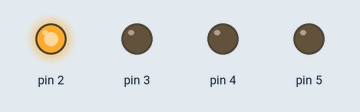
Recording of a sketch running on a simulated Arduino Uno, built with avr-gcc and run on an emulated ATmega328P. Shown: output pins drawn as LEDs (lit = HIGH).

Above: at 0.5 s.
At 1.5 s:
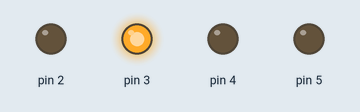
At 2.5 s:
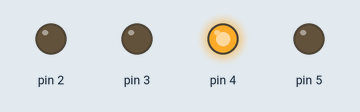
At 3.5 s:
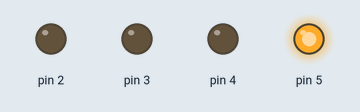
At 4.5 s:
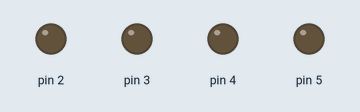
Timing chart, 0 to 6.5 s (numbered marks = the images above):
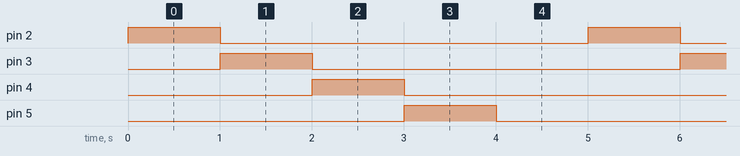

The sketch:

Led2b.ino
```cpp
void setup()
{
	 // Establece un pin digital como salida.
	 // El Pin 2 tiene un LED conectado a el.
	  pinMode(2, OUTPUT);
	  pinMode(3, OUTPUT);
	  pinMode(4, OUTPUT);
	  pinMode(5, OUTPUT);
}
void loop()
{
	digitalWrite(2, HIGH);   // enciende led
	delay(1000);           // espera un segundo
	digitalWrite(2, LOW);    // apaga el LED
	digitalWrite(3, HIGH);   // enciende led
	delay(1000); // espera un segundo
	digitalWrite(3, LOW);    // apaga el LED
	digitalWrite(4, HIGH);   // enciende led
	delay(1000); // espera un segundo
	digitalWrite(4, LOW);    // apaga el LED
	digitalWrite(5, HIGH);   // enciende led
	delay(1000);    // espera un segundo
	digitalWrite(5, LOW);    // apaga el LED
	delay(1000);    // espera un segundo
}
```

Measured:
- by itself, pin 2–5: alternates HIGH for 1.0 s and LOW for 4.0 s
- by itself, everything shown: repeats every 5.0 s, in 5 steps
